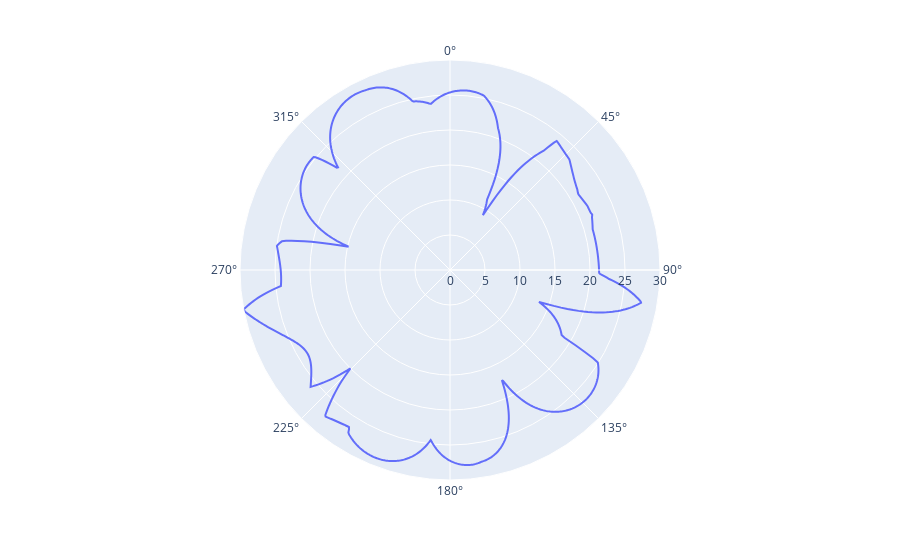

The cell this chart's notebook holds for it:
### Code cell
yard_power=0.9144
n_points=1000
angles=2*np.pi/n_points*np.arange(0, n_points)
X_angles = scaler.transform(pd.DataFrame([np.full(len(angles),yard_power),np.cos(2*angles),np.sin(2*angles),np.cos(angles),np.sin(angles)]).T)
result_angles=np.log10(model.predict(X_angles, verbose=1).flatten())*20
result_angles-=result_angles.max()-30
import plotly.express as px
px.line_polar(r=result_angles, theta=angles*180/np.pi, line_close=True)

### Figure 1 — Plotly figure (JSON) as saved in the notebook; plotly's stock layout.template omitted (floating-point values rounded to 4 significant figures; data arrays with more than 128 entries replaced by an {"elided": "..."} marker saying what was removed)
{"data": [{"hovertemplate": "r=%{r}<br>theta=%{theta}<extra></extra>", "legendgroup": "", "line": {"color": "#636efa", "dash": "solid"}, "mode": "lines", "name": "", "r": {"elided": "1001 float values"}, "showlegend": false, "subplot": "polar", "theta": {"elided": "1001 float values"}, "type": "scatterpolar"}], "layout": {"legend": {"tracegroupgap": 0}, "margin": {"t": 60}, "polar": {"angularaxis": {"direction": "clockwise", "rotation": 90}, "domain": {"x": [0, 1], "y": [0, 1]}}}}
